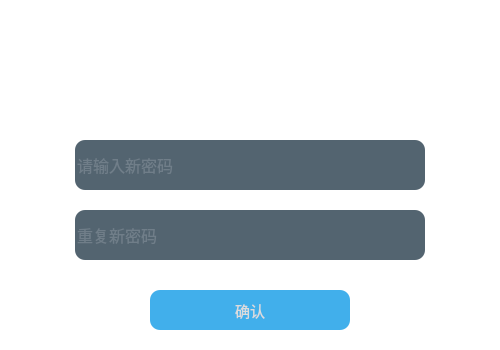
<?xml version="1.0" encoding="UTF-8"?>
<ui version="4.0">
 <class>password</class>
 <widget class="QWidget" name="password">
  <property name="geometry">
   <rect>
    <x>0</x>
    <y>0</y>
    <width>500</width>
    <height>350</height>
   </rect>
  </property>
  <property name="windowTitle">
   <string>Form</string>
  </property>
  <property name="styleSheet">
   <string notr="true">*{
background:rgb(255, 255, 255);
font-size:15px;
font-style:MingLiU-ExtB;
}
QFrame{
border:sold 10px rgba(0,0,0);
background-image: url(:/assets/loginbackground.png);
}
QLineEdit{
color:#8d98a1;
background-color:rgba(64, 83, 97, 230);
font-size:16px;
border-style:outset;
border-radius:10px;
font-style:MingLiU-ExtB;
}
QLineEdit:hover{
color:#8d98a1;
background-color:rgba(64, 83, 97, 80);
font-size:16px;
border-style:outset;
border-radius:10px;
font-style:MingLiU-ExtB;
}
QLineEdit:focus{
color:#8d98a1;
background-color:rgba(64, 83, 97, 180);
font-size:16px;
border-style:outset;
border-radius:10px;
font-style:MingLiU-ExtB;
}

QPushButton{
background:rgb(65, 175, 235);
color:rgb(220, 220, 220);
border-style:outset;
border-radius:10px;
font-style:MingLiU-ExtB;
}
QPushButton:hover{
background-color:rgba(80, 190, 250,130);
border-style:inset;
font-style:MingLiU-ExtB;
}
QPushButton:pressed{
background-color:rgba(80, 190, 250,255);
border-style:inset;
font-style:MingLiU-ExtB;
}

QPushButton#hideButton{
background: rgba(255, 255, 255, 0);
color: rgb(255, 255, 255);
font-style:MingLiU-ExtB;
}
QPushButton#hideButton:hover{
background: rgba(212, 212, 212, 100);
color: rgb(255, 255, 255);
font-style:MingLiU-ExtB;
}
QPushButton#hideButton:pressed{
background: rgba(212, 212, 212, 255);
color: rgb(255, 255, 255);
font-style:MingLiU-ExtB;
}
QPushButton#closeButton{
background: rgba(255, 255, 255, 0);
color: rgb(255, 255, 255);
font-style:MingLiU-ExtB;
}
QPushButton#closeButton:hover{
background: rgba(255, 0, 0, 100);
color: rgb(255, 255, 255);
font-style:MingLiU-ExtB;
}
QPushButton#closeButton:pressed{
background: rgba(255, 0, 0, 255);
color: rgb(255, 255, 255);
font-style:MingLiU-ExtB;
}
QCheckBox{
background:rgba(85,170,255,0);
color:white;
font-style:MingLiU-ExtB;
}
QLabel{
background:rgba(85,170,255,0);
color:white;
font-style:MingLiU-ExtB;
font-size:14px;
}
</string>
  </property>
  <widget class="QFrame" name="frame">
   <property name="geometry">
    <rect>
     <x>0</x>
     <y>0</y>
     <width>500</width>
     <height>350</height>
    </rect>
   </property>
   <property name="frameShape">
    <enum>QFrame::StyledPanel</enum>
   </property>
   <property name="frameShadow">
    <enum>QFrame::Raised</enum>
   </property>
   <widget class="QPushButton" name="confirm">
    <property name="geometry">
     <rect>
      <x>150</x>
      <y>290</y>
      <width>200</width>
      <height>40</height>
     </rect>
    </property>
    <property name="text">
     <string>确认</string>
    </property>
   </widget>
   <widget class="QPushButton" name="closeButton">
    <property name="enabled">
     <bool>true</bool>
    </property>
    <property name="geometry">
     <rect>
      <x>470</x>
      <y>0</y>
      <width>31</width>
      <height>28</height>
     </rect>
    </property>
    <property name="text">
     <string>×</string>
    </property>
   </widget>
   <widget class="QLineEdit" name="passw">
    <property name="geometry">
     <rect>
      <x>75</x>
      <y>140</y>
      <width>350</width>
      <height>50</height>
     </rect>
    </property>
    <property name="text">
     <string/>
    </property>
    <property name="placeholderText">
     <string>请输入新密码</string>
    </property>
   </widget>
   <widget class="QLineEdit" name="passw_2">
    <property name="geometry">
     <rect>
      <x>75</x>
      <y>210</y>
      <width>350</width>
      <height>50</height>
     </rect>
    </property>
    <property name="text">
     <string/>
    </property>
    <property name="placeholderText">
     <string>重复新密码</string>
    </property>
   </widget>
   <widget class="QPushButton" name="hideButton">
    <property name="geometry">
     <rect>
      <x>440</x>
      <y>0</y>
      <width>31</width>
      <height>28</height>
     </rect>
    </property>
    <property name="text">
     <string>—</string>
    </property>
   </widget>
   <widget class="QLabel" name="label">
    <property name="geometry">
     <rect>
      <x>125</x>
      <y>40</y>
      <width>250</width>
      <height>91</height>
     </rect>
    </property>
    <property name="text">
     <string>&lt;html&gt;&lt;head/&gt;&lt;body&gt;&lt;p align=&quot;center&quot;&gt;&lt;span style=&quot; font-size:26pt; font-weight:600;&quot;&gt;找回密码&lt;/span&gt;&lt;/p&gt;&lt;p align=&quot;center&quot;&gt;设置新密码&lt;/p&gt;&lt;/body&gt;&lt;/html&gt;</string>
    </property>
   </widget>
  </widget>
 </widget>
 <resources/>
 <connections/>
</ui>
